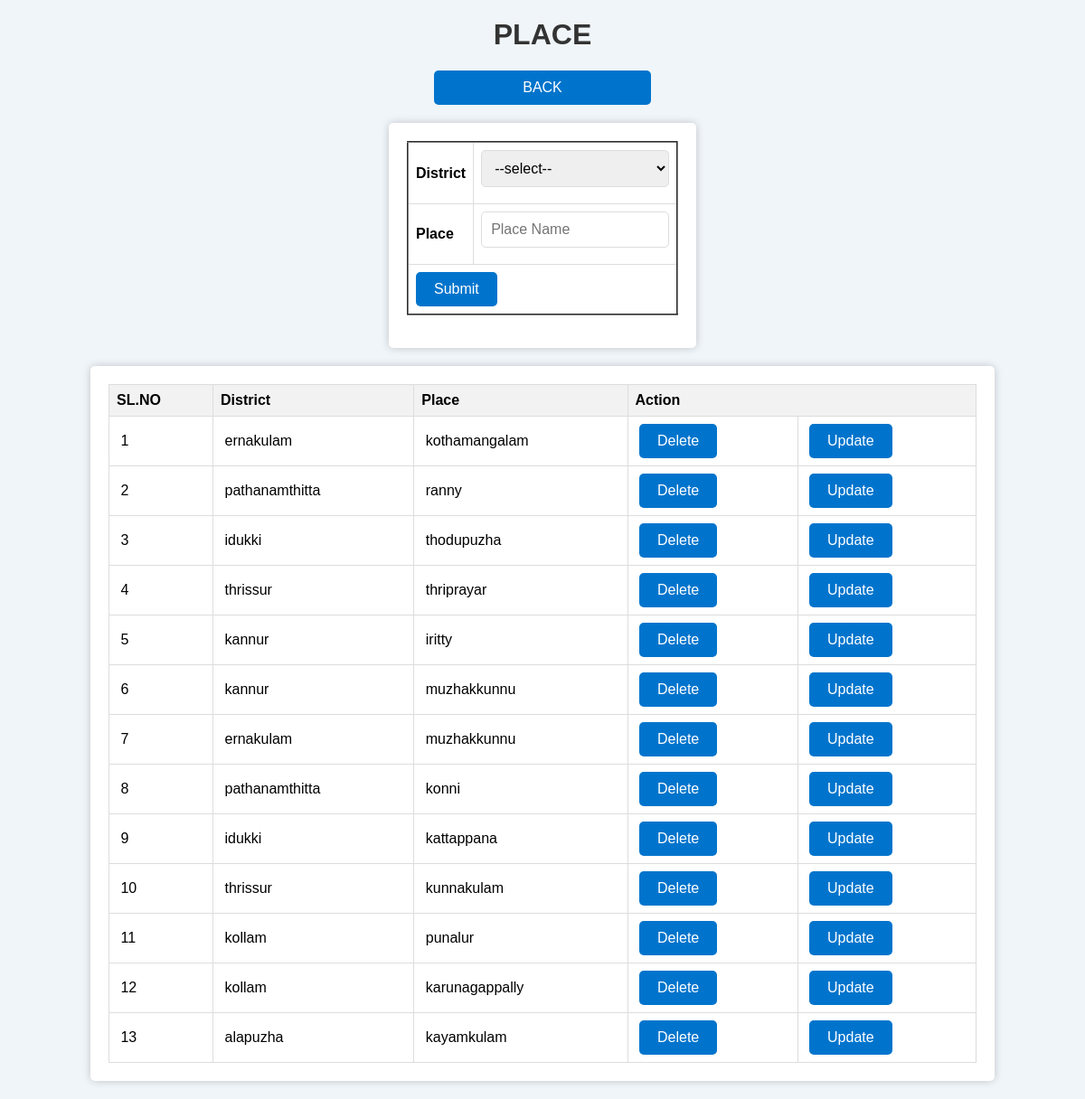
/Admin/Place.php, run on the app's committed database.
### tables this page shows
CREATE TABLE `tbl_place` (
  `district_id` int(11) NOT NULL,
  `place_id` int(11) NOT NULL,
  `place_name` varchar(50) NOT NULL
);

CREATE TABLE `tbl_district` (
  `district_id` int(11) NOT NULL,
  `district_name` varchar(50) NOT NULL
);

### web/Admin/Place.php (the view, shortened to what this page needs)
<?php
$placename = "";
include("../Assets/Connection/Connection.php");
?>
<html>
<head>
</head>
<body>
    <h1>PLACE</h1>
    <a class="button" href="Home.php">BACK</a>
    <div class="form-container">
        <form method="POST">
            <table border="2" align="center">
                <tr>
                    <td><strong>District</strong></td>
                    <td>
                        <select name="sel_district">
                            <option value=" ">--select--</option>
                        </select>
                    </td>
                </tr>
                <tr>
                    <td><strong>Place</strong></td>
                    <td>
                        <input type="text" name="txt_place" placeholder="Place Name" value="<?php echo $placename ?>">
                    </td>
                </tr>
                <tr>
                    <td colspan="2" align="center">
                        <input type="submit" name="sub_save" value="Submit">
                    </td>
                </tr>
            </table>
        </form>
    </div>
    <div class="table-container">
        <table width="217" height="138" border="1">
            <tr>
                <th>SL.NO</th>
                <th>District</th>
                <th>Place</th>
                <th colspan="2" align="center">Action</th>
            </tr>
            <?php
            $dname = "select * from tbl_place p inner join tbl_district d on p.district_id=d.district_id";
            $rowp = $con->query($dname);
            $i = 0;
            while($val = $rowp->fetch_assoc())
            {
                $i++;
            ?>
            <tr>
                <td>&nbsp;<?php echo $i ?></td>
                <td>&nbsp;<?php echo $val["district_name"]?></td>
                <td>&nbsp;<?php echo $val["place_name"]?></td>
                <td>&nbsp;<a href="place.php?delete=<?php echo $val["place_id"]?>"><input type="submit" value="Delete"></a></td>
                <td>&nbsp;<a href="place.php?update=<?php echo $val["place_id"]?>"><input type="submit" value="Update"></a></td>
            </tr>
            <?php
            }
            ?>
        </table>
    </div>
</body>
</html>

### web/Admin/Place.php (style rules this page uses)
body { background-color: #f0f5f9; margin: 0; padding: 0; font-family: Arial, sans-serif; text-align: center; }
h1 { color: #333; margin-top: 20px; }
a.button { text-decoration: none; background-color: #0074cc; color: #fff; padding: 10px 20px; border-radius: 5px; transition: background-color 0.3s; display: block; margin: 10px auto; width: 200px; }
.form-container { margin: 20px auto; width: 300px; background-color: #fff; padding: 20px; border-radius: 5px; box-shadow: 0 0 10px rgba(0, 0, 0, 0.2); }
input[type="text"], select { width: 100%; padding: 10px; margin-bottom: 10px; border: 1px solid #ddd; border-radius: 5px; font-size: 16px; }
input[type="submit"] { background-color: #0074cc; color: #fff; padding: 10px 20px; border: none; border-radius: 5px; cursor: pointer; transition: background-color 0.3s; font-size: 16px; }
.table-container { margin: 20px auto; width: 80%; background-color: #fff; padding: 20px; border-radius: 5px; box-shadow: 0 0 10px rgba(0, 0, 0, 0.2); }
table { width: 100%; border-collapse: collapse; }
table td, table th { border: 1px solid #ddd; padding: 8px; text-align: left; }
table th { background-color: #f2f2f2; }

### data on the page
tbl_place: district.district_name "ernakulam", place_name "kothamangalam"
tbl_place: district.district_name "pathanamthitta", place_name "ranny"
tbl_place: district.district_name "idukki", place_name "thodupuzha"
tbl_place: district.district_name "thrissur", place_name "thriprayar"
tbl_place: district.district_name "kannur", place_name "iritty"
tbl_place: district.district_name "kannur", place_name "muzhakkunnu"
tbl_place: district.district_name "ernakulam", place_name "muzhakkunnu"
tbl_place: district.district_name "pathanamthitta", place_name "konni"
tbl_place: district.district_name "idukki", place_name "kattappana"
tbl_place: district.district_name "thrissur", place_name "kunnakulam"
tbl_place: district.district_name "kollam", place_name "punalur"
tbl_place: district.district_name "kollam", place_name "karunagappally"
tbl_place: district.district_name "alapuzha", place_name "kayamkulam"
